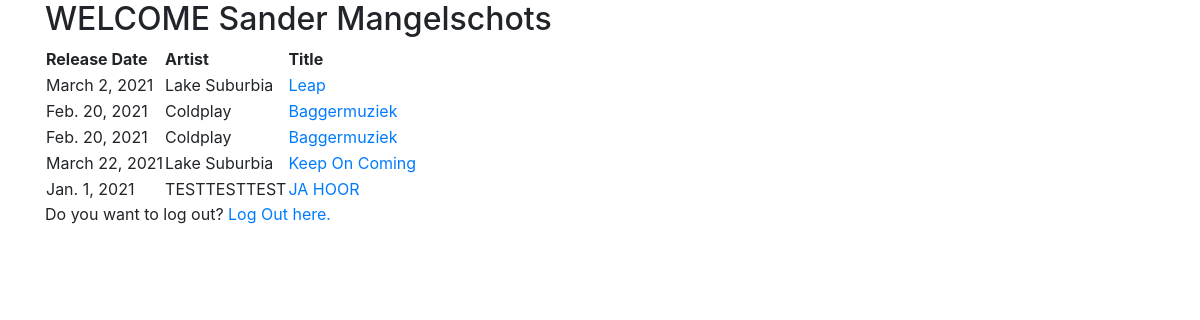
Page / (signed in) on the earlier database version.
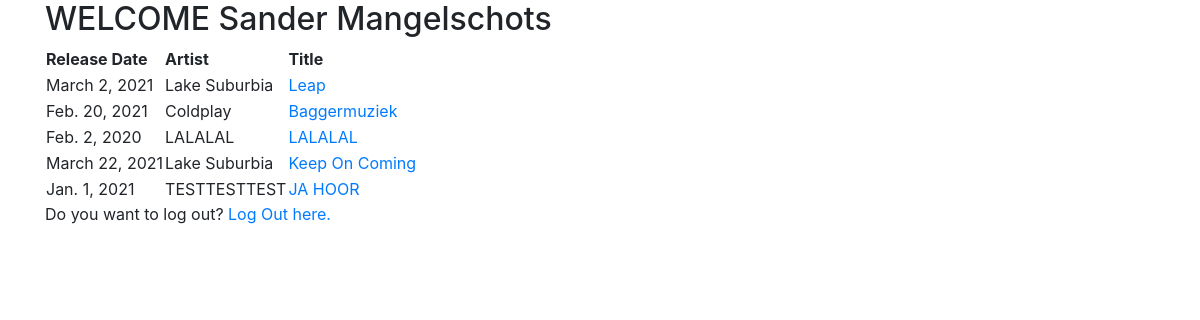
Same page on the later database version.
### ReleasesApp/models.py (models this page shows, shortened)
class Release(models.Model):
    release_date = models.DateField()
    title = CharField(max_length=100)
    artist = CharField(max_length=100)

### ReleasesApp/views.py (the view)
# urls.py: path("", views.index, name="index"),
def index(request):
    if request.user.is_authenticated:
        releases = Release.objects.all()
        return render(request, "releases/index.html", {
            "firstname": request.user.first_name,
            "lastname": request.user.last_name,
            "releases":releases
        })
    else:
        return HttpResponseRedirect(reverse("login"))

### ReleasesApp/templates/releases/index.html (shortened to what this page needs)
{% extends "releases/layout.html" %}
{% block body %}
<h2>WELCOME {{ firstname }} {{lastname}}</h2>
    <table>
        <tr>
            <th>Release Date</th>
            <th>Artist</th>
            <th>Title</th>
        </tr>
        {% for i in releases %}
            <tr>
                <td>{{i.release_date}}</td>
                <td>{{i.artist}}</td>
                <td><a href="releases/{{i.id}}">{{i.title}}</a></td>
            </tr>
        {% endfor %}
    </table>
    <p>Do you want to log out? <a href="{% url 'login' %}">Log Out here.</a> </p>
{% endblock %}

Differences in the rows shown:
removed Release: release_date "Feb. 20, 2021", artist "Coldplay", title "Baggermuziek"
added Release: release_date "Feb. 2, 2020", artist "LALALAL", title "LALALAL"
